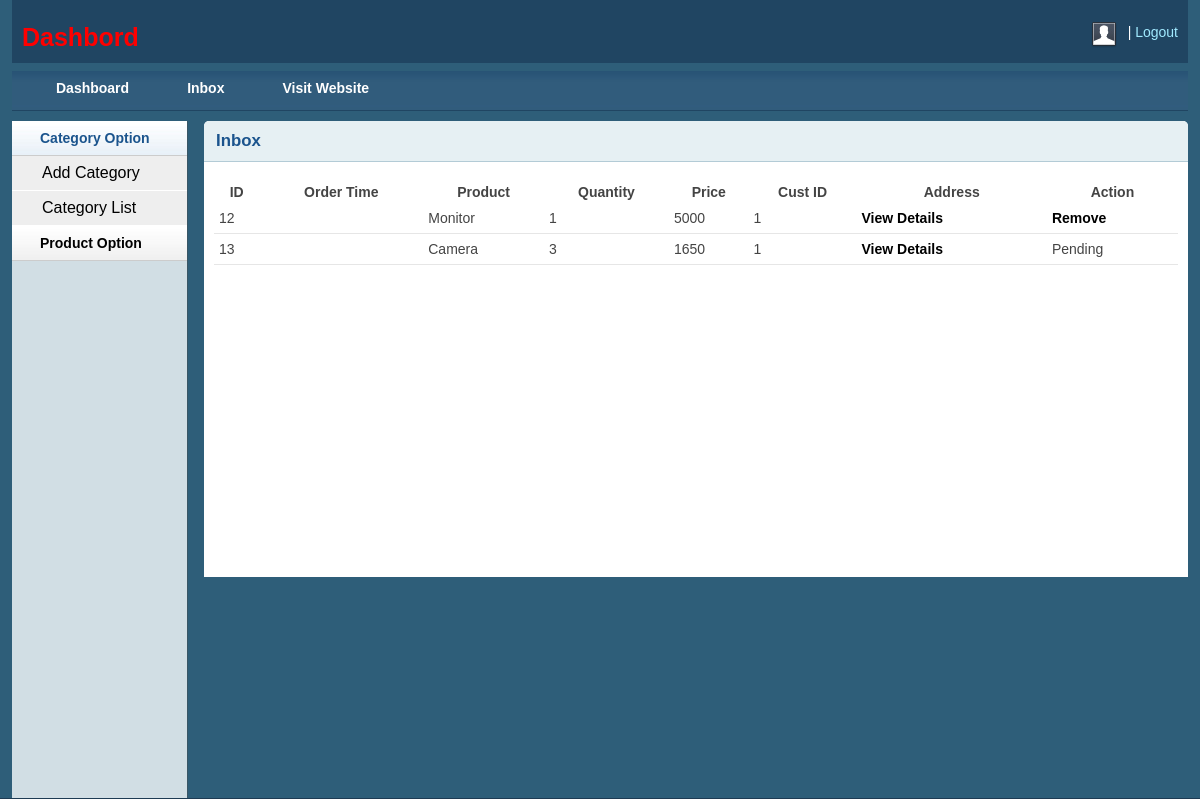
The page /admin/inbox.php (signed in) on the database as committed earlier.
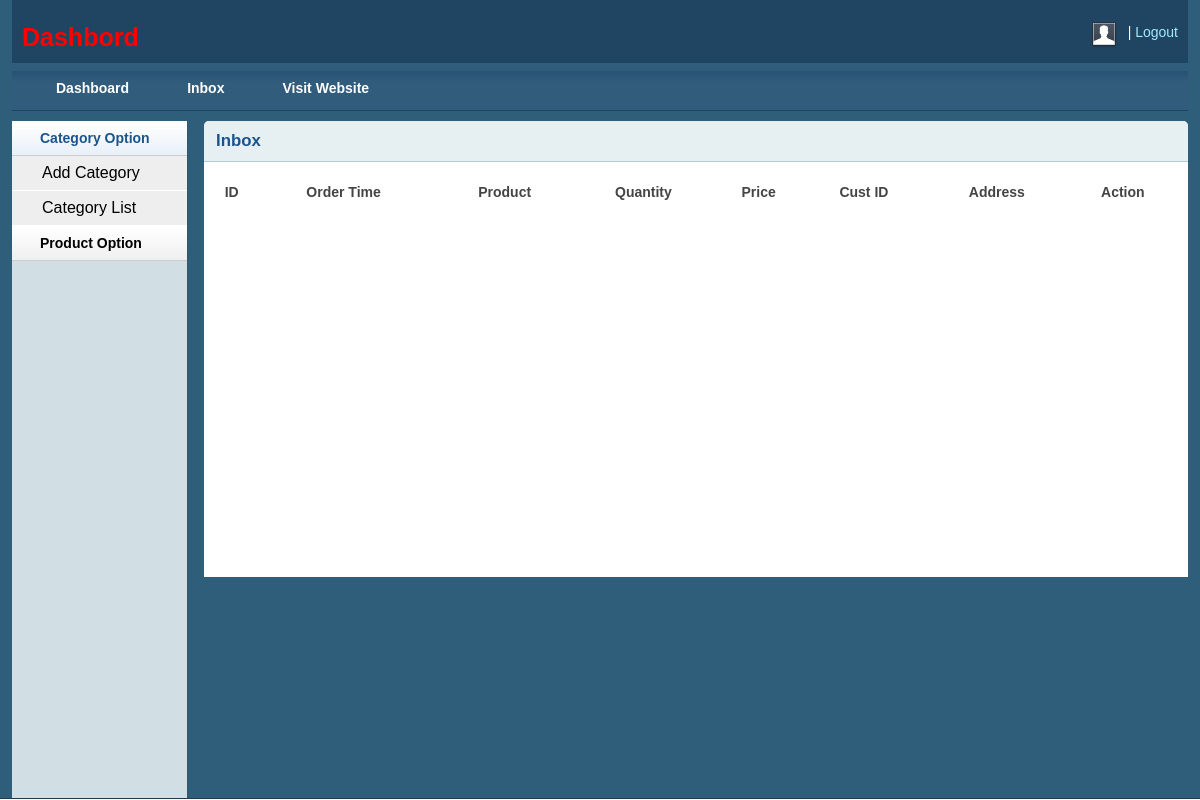
The same page on the database as committed later.
### tables this page shows
CREATE TABLE `tbl_order` (
  `id` int(11) NOT NULL,
  `cmrId` int(11) NOT NULL,
  `productId` int(11) NOT NULL,
  `productName` varchar(255) NOT NULL,
  `quantity` int(11) NOT NULL,
  `price` float NOT NULL,
  `image` varchar(255) NOT NULL,
  `date` datetime NOT NULL DEFAULT CURRENT_TIMESTAMP,
  `status` int(11) NOT NULL DEFAULT '0'
);

### lib/Database.php (called while the page is built, shortened)
<?php
class Database
{
    public $host   = DB_HOST;
    public $user   = DB_USER;
    public $pass   = DB_PASS;
    public $dbname = DB_NAME;
    public $link;
    private function connectDB()
    {
        $this->link = new mysqli(
            $this->host,
            $this->user,
            $this->pass,
            $this->dbname
        );
    }
    public function select($query)
    {
        $result = $this->link->query($query) or
        die($this->link->error . __LINE__);
        if ($result->num_rows > 0) {
            return $result;
        } else {
            return false;
        }
    }
}

### classes/Cart.php (called while the page is built, shortened)
<?php
$filepath = realpath(dirname(__FILE__));
include_once($filepath.'/../lib/Database.php');
 ?>
<?php
class Cart
{
    private $db;
    public function __construct()
    {
        $this->db = new Database();
    }
    public function getAllOrderProduct()
    {
        $query = "SELECT * FROM tbl_order ORDER BY date DESC";
        $result = $this->db->select($query);
        return $result;
    }
}

### admin/inbox.php (the view, shortened to what this page needs)
<?php include 'inc/header.php';?>
<?php include 'inc/sidebar.php';?>
<?php
$filepath = realpath(dirname(__FILE__));
include_once($filepath.'/../classes/Cart.php');
$ct = new Cart();
$fm = new Format();
?>
        <div class="grid_10">
            <div class="box round first grid">
                <h2>Inbox</h2>
                <div class="block">
                    <table class="data display datatable" id="example">
					<thead>
						<tr>
							<th>ID</th>
							<th>Order Time</th>
							<th>Product</th>
							<th>Quantity</th>
							<th>Price</th>
							<th>Cust ID</th>
							<th>Address</th>
							<th>Action</th>
						</tr>
					</thead>
					<tbody>
						<?php
                        $getOrder = $ct->getAllOrderProduct();
                        if ($getOrder) {
                            while ($result = $getOrder->fetch_assoc()) {
                                ?>
						<tr class="odd gradeX">
							<td><?php echo $result['id']; ?></td>
							<td><?php echo $fm->formatDate($result['date']); ?></td>
							<td><?php echo $result['productName']; ?></td>
							<td><?php echo $result['quantity']; ?></td>
							<td><?php echo $result['price']; ?></td>
							<td><?php echo $result['cmrId']; ?></td>
							<td><a href="customer.php?custId=<?php echo $result['cmrId']; ?>">View Details</a></td>
							<?php if ($result['status'] == '0') {
                                    ?>
							<td><a href="?shiftid=<?php echo $result['cmrId']; ?>&price=<?php echo $result['price']; ?>&time=<?php echo $result['date']; ?>">Shifted</a></td>
                                <?php
                                } elseif ($result['status'] == '1') {
                                    ?>
                                <td>Pending</td>
                                <?php
                                } else {
                                    ?>
                                <td><a href="?delproid=<?php echo $result['cmrId']; ?>&price=<?php echo $result['price']; ?>&time=<?php echo $result['date']; ?>">Remove</a></td>
							<?php
                                } ?>
						</tr>
						<?php
                            }
                        } ?>
					</tbody>
				</table>
               </div>
            </div>
        </div>
<?php include 'inc/footer.php';?>

### admin/inc/header.php (shortened to what this page needs)
<!DOCTYPE html>
<html>
<head>
    <link rel="stylesheet" type="text/css" href="css/reset.css" media="screen" />
    <link rel="stylesheet" type="text/css" href="css/text.css" media="screen" />
    <link rel="stylesheet" type="text/css" href="css/grid.css" media="screen" />
    <link rel="stylesheet" type="text/css" href="css/layout.css" media="screen" />
    <link rel="stylesheet" type="text/css" href="css/nav.css" media="screen" />
    <link href="css/table/demo_page.css" rel="stylesheet" type="text/css" />
</head>
<body>
    <div class="container_12">
        <div class="grid_12 header-repeat">
            <div id="branding">
                <div class="floatleft logo">
                    <h1 style="color:red">Dashbord</h1>
                </div>
                <div class="floatright">
                    <div class="floatleft">
                        <img src="img/img-profile.jpg" alt="Profile Pic" /></div>
                    <div class="floatleft marginleft10">
                        <ul class="inline-ul floatleft">
                            <li><a href="?action=logout">Logout</a></li>
                        </ul>
                    </div>
                </div>
            </div>
        </div>
        <div class="grid_12">
            <ul class="nav main">
                <li ><a href="dashboard.php"><span>Dashboard</span></a> </li>
                <li><a href="inbox.php"><span>Inbox</span></a></li>
                <li ><a href="../index.php"><span>Visit Website</span></a></li>
            </ul>
        </div>

### admin/inc/sidebar.php (shortened to what this page needs)
<div class="grid_2">
    <div class="box sidemenu">
        <div class="block" id="section-menu">
            <ul class="section menu">
                <li><a class="menuitem">Category Option</a>
                    <ul class="submenu">
                        <li><a href="catadd.php">Add Category</a> </li>
                        <li><a href="catlist.php">Category List</a> </li>
                    </ul>
                </li>
                <li><a class="menuitem">Product Option</a>
                </li>
            </ul>
        </div>
    </div>
</div>

### admin/inc/footer.php (shortened to what this page needs)
    </div>
</body>
</html>

### admin/css/layout.css (style rules this page uses)
body { background: #fff none repeat scroll 0 0; color: #444; font-size: 14px; padding: 0; }
.floatleft { float:left; }
.floatright { float:right; }
.inline-ul li { display:inline; color:#fff; }
.marginleft10 { margin-left:10px; }
a { color: #000; font-weight:bold; text-decoration: none; }
.container_12, .container_16 { background:#2E5E79; }
h1, h2, h3, h4, h5, h6 { line-height:1.2em; margin-bottom:.3em; }
h2 { margin-top:1em; }
#branding { font-weight: normal; margin-bottom: 0; padding: 22px 10px 3px; text-align: left; }
.header-repeat { background:url(../img/header-repeat.jpg) repeat-x; }
#branding a { color:#A1EAFF; font-weight:normal; }
#branding a:before { content:" | "; color:#fff; }
#branding ul, #branding ul li { margin:0px; padding:0px; }
#branding li { padding:0px 0px 0px 0px !important; }
.box { background:#fff; margin-bottom:20px; padding:10px 10px 10px 10px; margin-left:-8px; }
.box.grid { padding-bottom:40px; }
.box.round { -moz-border-radius: 5px 5px 0px 0px; -webkit-border-radius: 5px 5px 0px 0px; border-radius: 5px 5px 0px 0px; }
.box h2 { font-size:1.2em; font-weight:bold; color:#1B548D; background:#E6F0F3; margin:-10px -10px 0 -10px; padding:10px 12px; border-bottom:1px solid #B3CBD6; -moz-border-radius: 5px 5px 0px 0px; -webkit-border-radius: 5px 5px 0px 0px; border-radius: 5px 5px 0px 0px; }
.box.first { min-height: 406px; }
.block { padding-top:20px; }
.box.sidemenu { background-color:#D1DEE4; border-right:1px solid #3A5665; padding:0px; margin:0px; cursor:pointer; }
.box.sidemenu .block { padding-top:0px; margin-top:0px; }
ul, ol { padding-top:0; }
ul.menu { list-style:none; border-top:1px solid #bbb; }
ul.menu li { margin:0; }
ul.menu li a { display:block; padding:4px 10px; border-bottom:1px solid #ccc; }
ul.menu ul { list-style:none; margin:0; }
ul.menu ul li a { padding-left:30px; }
ul.section { border-top:0; margin-bottom:0; }
ul.section li a { background:url(../img/sidemenu-repeat.jpg) repeat-x; line-height:26px; padding-left:28px; }
ul.section li li a { background:#ddd; border-bottom:1px solid #eee; }
ul.section ul li { text-transform:none; }
ul.section ul.current li a { background: #eee none repeat scroll 0 0; border-bottom: 1px solid #fff; font-size: 16px; font-weight: normal; }
ul.section li a.current { color:#1B548D; background:url(../img/sidemenu-repeat-hover.jpg) repeat-x; }
.block { padding-bottom:1px; }
table.display { margin: 0 auto; clear: both; width: 100%; }
tr.odd { height: 30px; line-height: 30px; border-bottom:1px solid #e6e6e6; }
tr.odd td, tr.even td { padding-left:5px; }

Rows that differ between the two databases and show on the page:
removed tbl_order: id "12", productName "Monitor", quantity "1", price "5000", cmrId "1"
removed tbl_order: id "13", productName "Camera", quantity "3", price "1650", cmrId "1", status "Pending"
